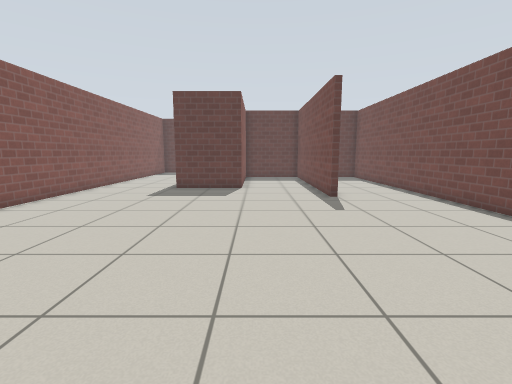
view 1 (above)

15 first-person views from a walk through a Gazebo world. The camera is 0.94 m above the floor, tilts 8° down and sees 85° across. The floor is counted in squares, 0.5 m on a side. Each view is taken from the middle of a square. On the plan, view 1 faces up. The plan holds only what a view shows up to about 16 squares ahead; the rest is blank. Gazebo's built-in surfaces are drawn with simple patterns.

view 2
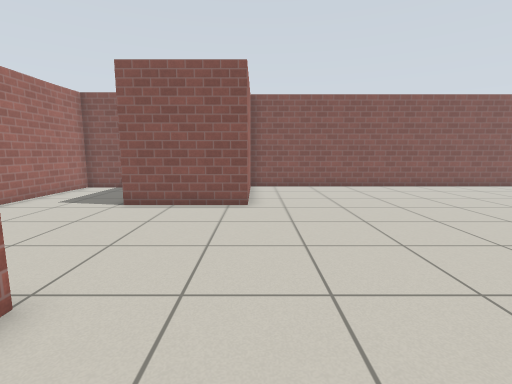

view 3
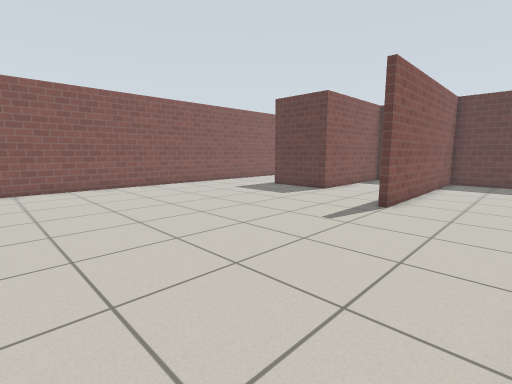

view 4
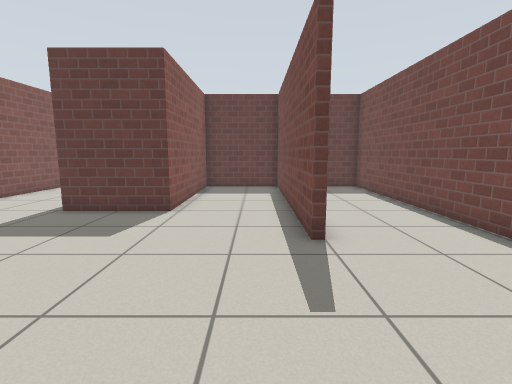

view 5
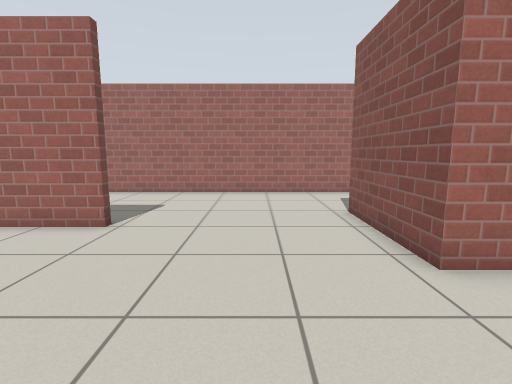

view 6
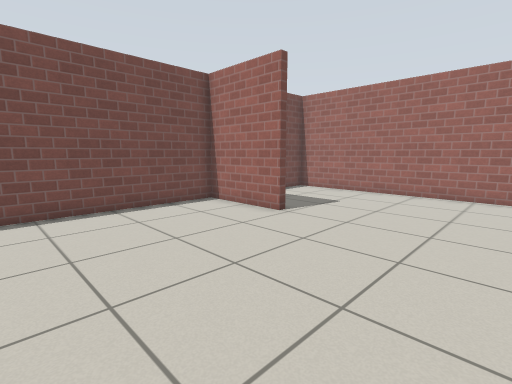

view 7
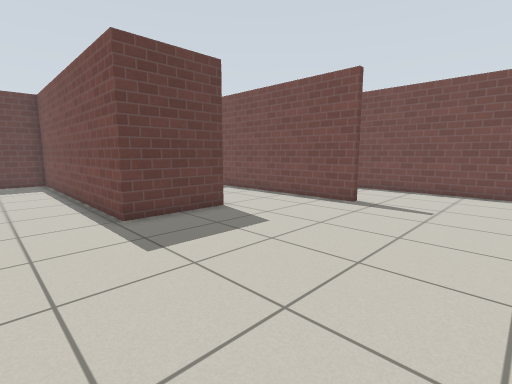

view 8
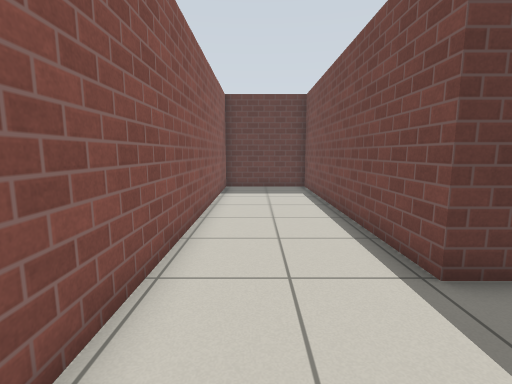

view 9
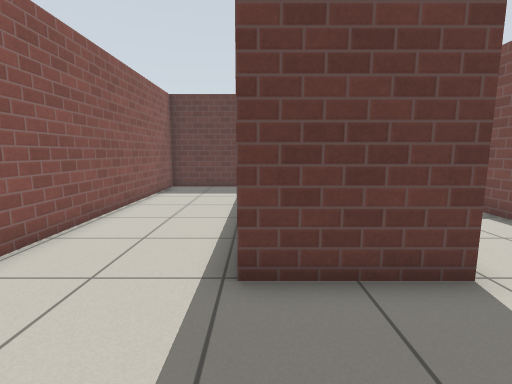

view 10
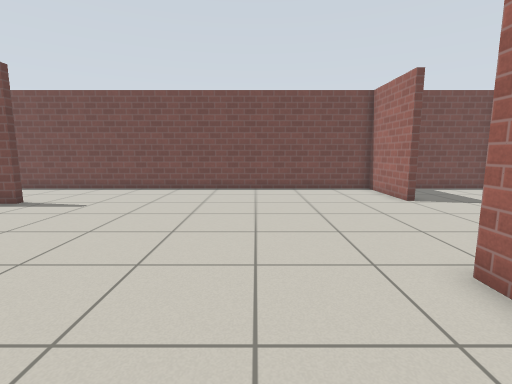

view 11
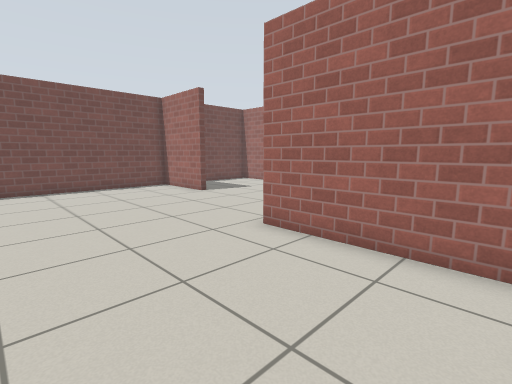

view 12
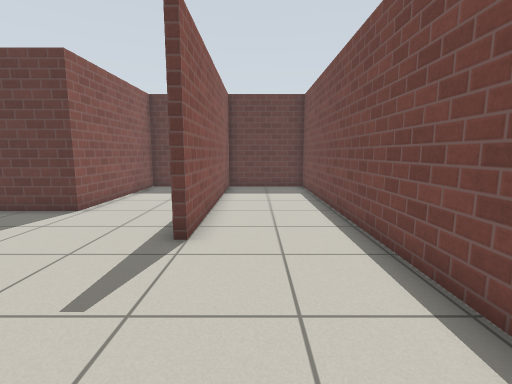

view 13
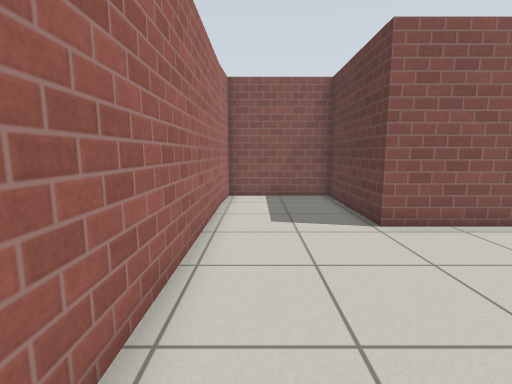

view 14
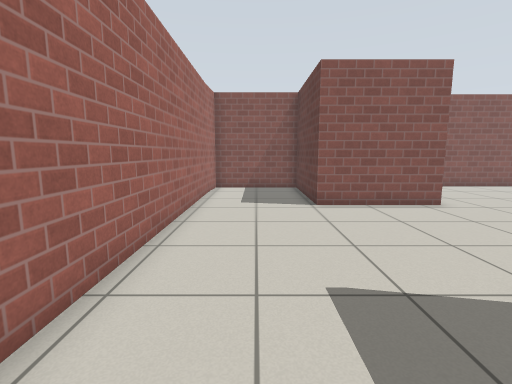

view 15
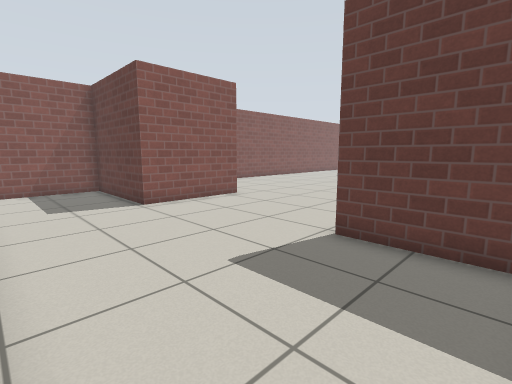

### Floor plan
Points are (right, up) in squares from view 1. A wall is a line through its corners. A room is listed if a view was taken in it or the views show most of it. See-through windows are left out.
Room 1 (views 1, 2, 3, 4, 5, 6, 7, 8, 9, 10, 11, 12, 13, 14, 15)
walls: (-7.9, -0.3) (-3, -0.3) (-3, -4.8) (-8.2, -4.8) (-8.2, -9.3) (7.6, -9.3) (7.6, -5.4); (7, -3.2) (3.8, -3.2) (3.8, -2.9) (7.6, -2.9) (7.6, 21.6) (3.5, 21.6) (3.5, 11.9) (3.2, 11.9) (3.2, 21.6) (-0.8, 21.6) (-0.8, 14.9) (-4.3, 14.9) (-4.3, 26.6) (-8.7, 26.6) (-8.7, -0.4)

Where each view was taken, in squares from view 1:
view 1: 0 up, 0 right, facing up
view 2: 0 up, 7 right, facing left
view 3: 2 up, 7 right, facing up-left
view 4: 6 up, 2 right, facing up
view 5: 4 up, 0 right, facing down
view 6: 4 up, 2 left, facing down-right
view 7: 7 up, 7 left, facing up-right
view 8: 11 up, 7 left, facing up
view 9: 11 up, 4 left, facing up
view 10: 3 up, 7 left, facing right
view 11: 5 up, 8 left, facing down-right
view 12: 6 up, 5 right, facing up
view 13: 8 down, 4 right, facing left
view 14: 7 down, 7 right, facing left
view 15: 9 down, 7 right, facing up-left
